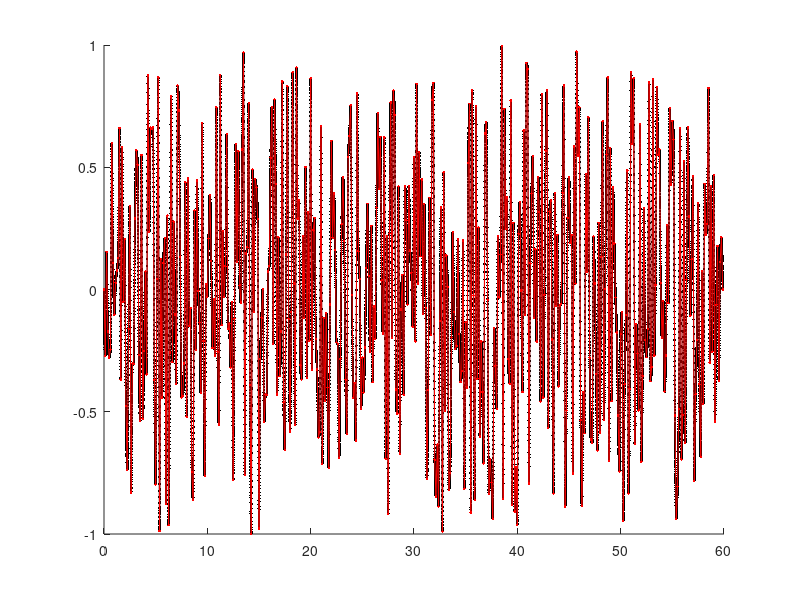
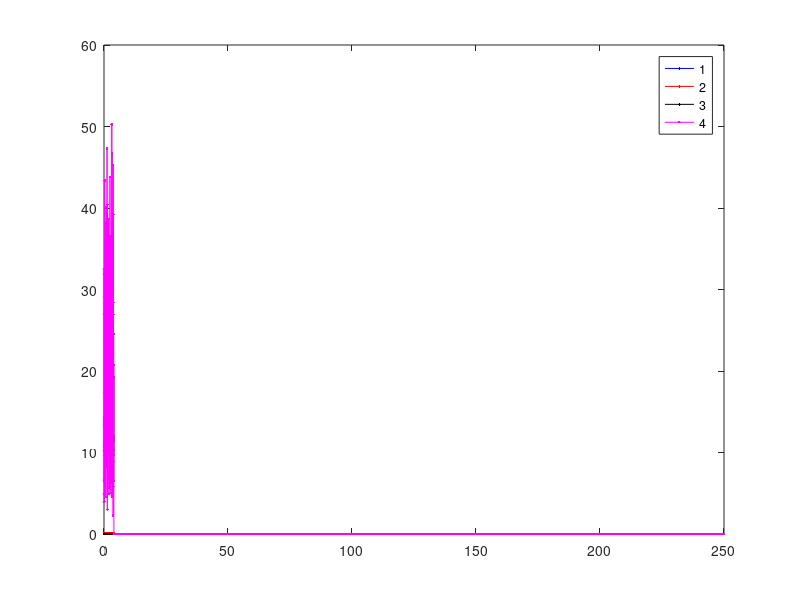
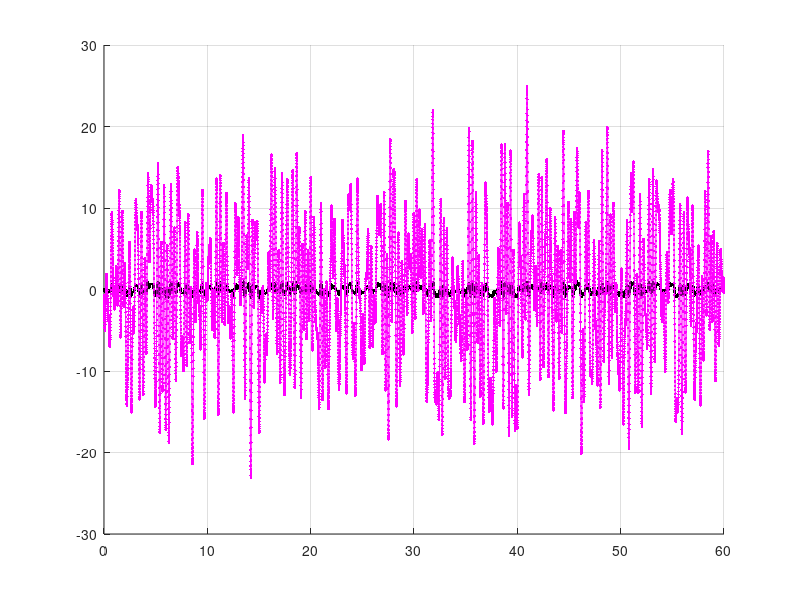
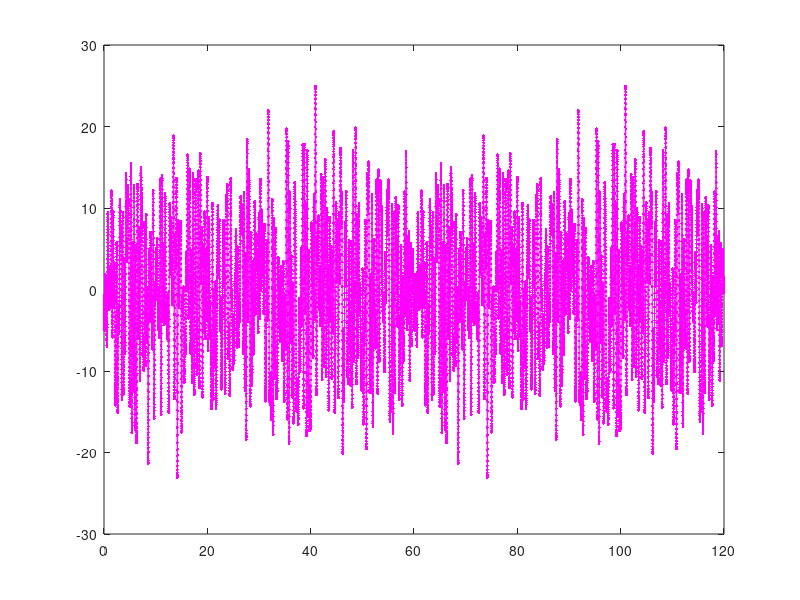

Write MATLAB code to recreate these figures, in order.
%%%%%%%%%%%%%%%%%%%%%%%%%%%%%%%%%%%%%%%%%%%%%%%%%%%%%%%%%%%%%%%%%%%%%%%%%%%

clear all
close all

Fs1 = 500;                 
dt1 = 1/Fs1;
T   = 60;               % total ength of signal (seconds)
AMP = 25;               % peak amplitude (mm) 

%%%%%%%%%%%%%%%%%%%%%%%%%%%%%%%%%%%%%%%%%%%%%%%%%%%%%%%%%%%%%%%%%%%%%%%%%%%

t1 = 0:dt1:T;           
L = length(t1);

% random forcing
y1 = 2*(rand(length(t1),1)-0.5)';

dt2 = 1/8;
t2 = 0:dt2:(T-dt2);
y2 = interp1(t1,y1,t2,'cubic');
y2(1) = 0;
y2(end) = 0;

dt3 = 1/500;
t3 = 0:dt3:(T-dt3);
y3 = interp1(t2,y2,t3,'cubic');

figure(1);
hold on
plot(t3,y3,'k.-');
% hold off
plot(t2,y2,'r.-');

%%%%%%%%%%%%%%%%%%%%%%%%%%%%%%%%%%%%%%%%%%%%%%%%%%%%%%%%%%%%%%%%%%%%%%%%%%%

% NFFT1 = 2^nextpow2(length(y1)); % Next power of 2 from length of y
NFFT1 = length(y1);
Y1 = fft(y1,NFFT1)/length(y1); 
Fs1 = 1/dt1;
f1 = Fs1/2*linspace(0,1,NFFT1/2);

% NFFT2 = 2^nextpow2(length(y2)); % Next power of 2 from length of y
NFFT2 = length(y2);
Y2 = fft(y2,NFFT2)/length(y2); 
Fs2 = 1/dt2;
f2 = Fs2/2*linspace(0,1,NFFT2/2);

% NFFT3 = 2^nextpow2(length(y3)); % Next power of 2 from length of y
NFFT3 = length(y2);
Y3 = fft(y3,NFFT3)/length(y3); 
Fs3 = 1/dt3;
f3 = Fs3/2*linspace(0,1,NFFT3/2);

%%%%%%%%%%%%%%%%%%%%%%%%%%%%%%%%%%%%%%%%%%%%%%%%%%%%%%%%%%%%%%%%%%%%%%%%%%%

% Plot single-sided amplitude spectrum.
figure(2);
plot(f1,2*abs(Y1(1:NFFT1/2)),'b.-');
hold on;
plot(f2,2*abs(Y2(1:NFFT2/2)),'r.-');
plot(f3,2*abs(Y3(1:NFFT3/2)),'k.-'); 
legend('1','2','3')

%%%%%%%%%%%%%%%%%%%%%%%%%%%%%%%%%%%%%%%%%%%%%%%%%%%%%%%%%%%%%%%%%%%%%%%%%%%

f4 = f1;
temp=fft(y2);
temp=temp(1:round(end/2));
Y4 = [temp zeros(1,length(t1)-length(t2))];

hold on
plot(f4,2*abs(Y4(1:NFFT1/2)),'m.-'); 
legend('1','2','3','4')

%%%%%%%%%%%%%%%%%%%%%%%%%%%%%%%%%%%%%%%%%%%%%%%%%%%%%%%%%%%%%%%%%%%%%%%%%%%

y4 = real(ifft(Y4,length(f4)));

y4 = y4./max(abs(y4))*AMP;

figure(3);
hold on;
plot(t2,y2./max(abs(y2)),'b.-');
plot(t3,y3./max(abs(y3)),'k.-');
% plot(t1,y1,'k.-');
plot(linspace(0,T,length(y4)),y4,'m.-');
grid on
hold off

% csvwrite('turbsignalmodificada_01.csv',y4');
disp('CSV file exported');

figure
plot(linspace(0,2*T,2*length(y4)),[y4 y4],'m.-');

fmin = 7;
idx = find(abs(f4-fmin)<1e-2,1,'first');

Y5 = Y4;
Y5(1:idx) = zeros(idx,1); 

figure
plot(f4,2*abs(Y4(1:NFFT1/2)),'r:'); 
hold on;
plot(f4,2*abs(Y5(1:NFFT1/2)),'b--'); 
hold off
legend('pasabajo','pasabanda');


y5 = real(ifft(Y5,length(f4)));

y5 = y5./max(abs(y5))*AMP;


figure();
plot(linspace(0,T,length(y4)),y4,'r.-');
hold on
% plot(linspace(0,T,length(y5)),y5,'b.-');
legend('pasabajo','pasabanda');
grid on
hold off

disp(['Senal de duracion: ' num2str(T) ' seg'] )

csvwrite('turbsignal_60seg_Hasta-4Hz_AMP-25.csv',y4');
disp('CSV file exported');


